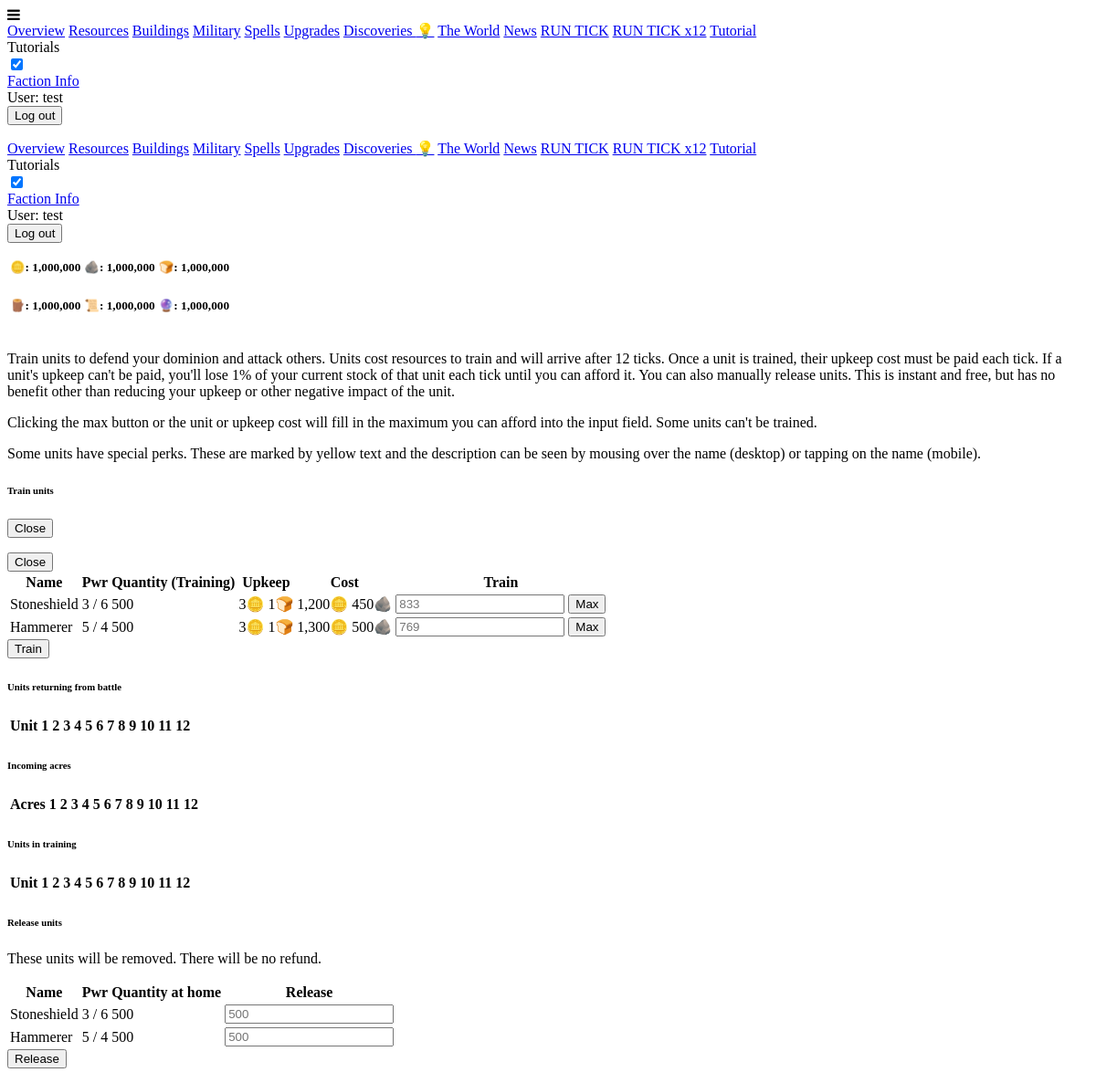
The app's page /military (signed in) with its own data.
### maingame/models.py (models this page shows, shortened)
class Player(models.Model):
    associated_user = models.OneToOneField(User, on_delete=models.CASCADE, null=True, blank=True, unique=True)
    name = models.CharField(max_length=50, null=True, blank=True, unique=True)
    timezone = models.CharField(max_length=50, default="UTC")
    is_starving = models.BooleanField(default=False)
    has_unread_events = models.BooleanField(default=False)
    protection_ticks_remaining = models.IntegerField(default=72)
    complacency = models.IntegerField(default=0)
    has_tick_units = models.BooleanField(default=False)
    show_tutorials = models.BooleanField(default=True)
    acres = models.IntegerField(default=100)
    incoming_acres_dict = models.JSONField(default=dict, blank=True)
    primary_resource_name = models.CharField(max_length=50, null=True, blank=True)
    primary_resource_per_acre = models.IntegerField(default=0)
    building_primary_resource_name = models.CharField(max_length=50, null=True, blank=True)
    building_secondary_resource_name = models.CharField(max_length=50, null=True, blank=True)
    building_primary_cost_per_acre = models.IntegerField(default=100)
    building_secondary_cost_per_acre = models.IntegerField(default=10)
    upgrade_cost = models.IntegerField(default=300)
    upgrade_exponent = models.FloatField(default=1.03, null=True, blank=True)
    perk_dict = models.JSONField(default=dict, blank=True)
    faction_name = models.CharField(max_length=50, null=True, blank=True)
    discovery_points = models.IntegerField(default=0)
    available_discoveries = models.JSONField(default=list, blank=True)
    learned_discoveries = models.JSONField(default=list, blank=True)
    @property
    def barren_acres(self):
        barren_acres = self.acres
        for building in Building.objects.filter(ruler=self):
            barren_acres -= building.quantity
        return barren_acres
    @property
    def incoming_acres(self):
        total = 0
        for key, value in self.incoming_acres_dict.items():
            total += value
        return total
    @property
    def header_rows(self):
        iterator = -1
        row_number = 0
        header_rows = {}
        for resource in Resource.objects.filter(ruler=self):
            iterator += 1
            if iterator % math.ceil(Resource.objects.filter(ruler=self).count() / 2) == 0:
                row_number += 1
                header_rows[str(row_number)] = []
            readout = f"{resource.icon}: {int(resource.quantity):,}"
            tooltip = resource.name
            header_rows[str(row_number)].append({
                "readout": readout,
                "tooltip": tooltip
            })
        return header_rows
    @property
    def sorted_units(self):
        sorted_list = list(Unit.objects.filter(ruler=self))
        def op_dp_ratio(unit: Unit):
            if unit.dp == 0:
                return 99999999
            else:
                return unit.op / unit.dp
        sorted_list.sort(key=op_dp_ratio)
        print(sorted_list)
        return sorted_list

class Unit(models.Model):
    ruler = models.ForeignKey(Player, on_delete=models.PROTECT, null=True, blank=True)
    name = models.CharField(max_length=50, null=True, blank=True)
    dp = models.IntegerField(default=0)
    op = models.IntegerField(default=0)
    is_trainable = models.BooleanField(default=True)
    cost_dict = models.JSONField(default=dict, blank=True)
    upkeep_dict = models.JSONField(default=dict, blank=True)
    training_dict = models.JSONField(default=dict, blank=True)
    returning_dict = models.JSONField(default=dict, blank=True)
    quantity_at_home = models.IntegerField(default=0)
    perk_dict = models.JSONField(default=dict, blank=True)
    faction = models.ForeignKey(Faction, on_delete=models.PROTECT, null=True, blank=True)
    def __str__(self):
        base_name = f"{self.name} ({self.op}/{self.dp}) -- {self.id}"
        if self.ruler:
            return f"{self.ruler.name}'s {base_name}"
        return f"🟩Base --- {base_name}"
    @property
    def quantity_trained_and_alive(self):
        return self.quantity_at_home + self.quantity_returning
    @property
    def max_affordable(self):
        if not self.ruler:
            return 0
        max_affordable = 9999999999999
        for resource_name, amount in self.cost_dict.items():
            resource = Resource.objects.get(ruler=self.ruler, icon=resource_name)
            if resource.quantity > 0:
                max_affordable = min(max_affordable, math.floor(resource.quantity/amount))
            else:
                max_affordable = 0
        return max_affordable
    @property
    def perk_text(self):
        perk_text = ""
        if "surplus_research_consumed_to_add_one_op_and_dp" in self.perk_dict:
            perk_text += f"Consumes 10% of your surplus research points each tick to gain 1 OP and DP per {self.perk_dict['surplus_research_consumed_to_add_one_op_and_dp']} consumed. "
        if "random_grudge_book_pages_per_tick" in self.perk_dict:
            pages_per_tick = self.perk_dict["random_grudge_book_pages_per_tick"]
            perk_text += f"Adds {pages_per_tick} pages to an existing grudge in your book of grudges each tick. "
        if "always_dies_on_offense" in self.perk_dict:
            perk_text += "Always dies when sent on an invasion. "
        return perk_text
    @property
    def has_perks(self):
        return self.perk_dict != {}
    @property
    def quantity_in_training(self):
        total = 0
        for key, value in self.training_dict.items():
            total += value
        return total
    @property
    def quantity_returning(self):
        total = 0
        for key, value in self.returning_dict.items():
            total += value
        return total

class Resource(models.Model):
    name = models.CharField(max_length=50, null=True, blank=True)
    icon = models.CharField(max_length=50, null=True, blank=True)
    ruler = models.ForeignKey(Player, on_delete=models.PROTECT, null=True, blank=True)
    quantity = models.IntegerField(default=0)

### maingame/views.py (the view)
# urls.py: path("military", views.military, name="military"),
@login_required
def military(request):
    try:
        player = Player.objects.get(associated_user=request.user)
    except:
        return redirect("register")
    print("sorted units")
    print(player.sorted_units)
    context = {
        "units": player.sorted_units
    }
    return render(request, "maingame/military.html", context)

### maingame/templates/maingame/military.html (shortened to what this page needs)
{% extends "base.html" %}
{% load extra_tags %}
{% load humanize %}
{% block content %}
<form action="{% url 'submit_training' %}" method="post" class="max-w-md">
    {% if active_player.show_tutorials %}
    <p>
        Train units to defend your dominion and attack others. Units cost resources to train and will arrive after 12 ticks. Once a unit is trained,
        their upkeep cost must be paid each tick. If a unit's upkeep can't be paid, you'll lose 1% of your current stock of that unit each tick until you can
        afford it. You can also manually release units. This is instant and free, but has no benefit other than reducing your upkeep or other negative impact
        of the unit.
    </p>
    <p>Clicking the max button or the unit or upkeep cost will fill in the maximum you can afford into the input field. Some units can't be trained.</p>
    <p>
        Some units have special perks. These are marked by yellow text and the description can be seen by mousing over the name (desktop)
        or tapping on the name (mobile).
    </p>
    {% endif %}
    <div class="w-100p u-center">
        <h6>Train units</h6>
    </div>
    <table class="table striped">
        <thead>
            <tr>
                <th>Name</th>
                <th>Pwr</th>
                <th>Quantity (Training)</th>
                <th>Upkeep</th>
                <th class="w-16">Cost</th>
                <th class="">Train</th>
            </tr>
        </thead>
        <tbody>
            {% for unit in units %}
            <div class="modal bg-gray-900 w-32 h-24 u-center u-align-middle my-auto" id="test-modal">
                <div class="modal-header u-flex u-flex-column u-justify-space-between">
                    <a href="#anchor-to-background" aria-label="Close">
                        <button class="btn-light w-16 h-6 p-0 u-center" type="submit">
                            <span class="font-bold">Close</span>
                        </button>
                    </a>
                </div>
            </div>
            <tr>
                {% include "maingame/unit_name_row.html" %}
                <td class="u-align-middle">{{ unit.op|intcomma }} / {{ unit.dp|intcomma }}</td>
                <td class="u-align-middle">
                    {{ unit.quantity_trained_and_alive|intcomma }}
                </td>
                <td class="u-align-middle" onclick="trainMax('{{ unit.id }}', '{{ unit.max_affordable }}')">
                    <div class="u-flex u-flex-column">
                        {% for resource, amount in unit.upkeep_dict.items %}
                        <span>{{ amount|intcomma }}{{ resource }}</span>
                        {% endfor %}
                    </div>
                </td>
                <td class="u-align-middle" onclick="trainMax('{{ unit.id }}', '{{ unit.max_affordable }}')">
                    <div class="u-flex u-flex-column">
                        {% for resource, amount in unit.cost_dict.items %}
                        <span>{{ amount|intcomma }}{{ resource }}</span>
                        {% endfor %}
                    </div>
                </td>
                <td class="u-align-middle">
                    <div class="u-flex-md u-flex-row-md">
                        {% if unit.is_trainable %}
                        <input
                            name="train_{{ unit.id }}"
                            id="train_{{ unit.id }}"
                            placeholder="{{ unit.max_affordable }}"
                            type="number"
                            max="{{ unit.max_affordable }}"
                            class="w-12 w-16-md ml-auto-md mr-2-md"
                        >
                        <button type="button" class="btn-light my-auto u-none u-block-md mr-auto-md" onclick="trainMax('{{ unit.id }}', '{{ unit.max_affordable }}')">
                            Max
                        </button>
                        {% endif %}
                    </div>
                </td>
            </tr>
            {% endfor %}
        </tbody>
    </table>
    <button class="btn-light mt-1 w-16 h-6 p-0 u-center" type="submit">
        <span class="font-bold">Train</span>
    </button>
</form>
<div class="mt-8 u-flex u-flex-column max-w-md card bg-gray-900 p-1">
    <div class="">
        <h6 class="u-center text-light">Units returning from battle</h6>
    </div>
    <div class="u-overflow-x-scroll u-overflow-x-hidden-md">
        <table class="table striped">
            <thead>
                <tr>
                    <th>Unit</th>
                    <th>1</th>
                    <th>2</th>
                    <th>3</th>
                    <th>4</th>
                    <th>5</th>
                    <th>6</th>
                    <th>7</th>
                    <th>8</th>
                    <th>9</th>
                    <th>10</th>
                    <th>11</th>
                    <th>12</th>
                </tr>
            </thead>
        </table>
    </div>
</div>
<div class="mt-4 u-flex u-flex-column max-w-md card bg-gray-900 p-1">
    <div>
        <h6 class="u-center text-light">Incoming acres</h6>
    </div>
    <div class="u-overflow-x-scroll u-overflow-x-hidden-md">
        <table class="table striped">
            <thead>
                <tr>
                    <th>Acres</th>
                    <th>1</th>
                    <th>2</th>
                    <th>3</th>
                    <th>4</th>
                    <th>5</th>
                    <th>6</th>
                    <th>7</th>
                    <th>8</th>
                    <th>9</th>
                    <th>10</th>
                    <th>11</th>
                    <th>12</th>
                </tr>
            </thead>
        </table>
    </div>
</div>
<div class="mt-4 u-flex u-flex-column max-w-md card bg-gray-900 p-1">
    <div>
        <h6 class="u-center text-light">Units in training</h6>
    </div>
    <div class="u-overflow-x-scroll u-overflow-x-hidden-md">
        <table class="table striped">
            <thead>
                <tr>
                    <th>Unit</th>
                    <th>1</th>
                    <th>2</th>
                    <th>3</th>
                    <th>4</th>
                    <th>5</th>
                    <th>6</th>
                    <th>7</th>
                    <th>8</th>
                    <th>9</th>
                    <th>10</th>
                    <th>11</th>
                    <th>12</th>
                </tr>
            </thead>
        </table>
    </div>
</div>
<form action="{% url 'submit_release' %}" method="post" class="max-w-md card bg-red-900 p-1 mt-8">
    <div class="w-100p u-center u-flex u-flex-column">
        <h6>Release units</h6>
        <p>These units will be removed. There will be no refund.</p>
    </div>
    <table class="table striped">
        <thead>
            <tr>
                <th>Name</th>
                <th>Pwr</th>
                <th>Quantity at home</th>
                <th class="w-16">Release</th>
            </tr>
        </thead>
        <tbody>
            {% for unit in units %}
            <tr>
                {% include "maingame/unit_name_row.html" %}
                <td class="u-align-middle">{{ unit.op|intcomma }} / {{ unit.dp|intcomma }}</td>
                <td class="u-align-middle">
                    {{ unit.quantity_at_home|intcomma }}
                </td>
                <td class="u-align-middle u-flex-md u-flex-row-md">
                    <input
                        name="release_{{ unit.id }}"
                        id="release_{{ unit.id }}"
                        placeholder="{{ unit.quantity_at_home }}"
                        type="number"
                        max="{{ unit.quantity_at_home }}"
                        class="w-12 w-16-md ml-auto-md mr-2-md"
                    >
                </td>
            </tr>
            {% endfor %}
        </tbody>
    </table>
    <button class="btn-light mt-1 w-16 h-6 p-0 u-center" type="submit">
        <span class="font-bold">Release</span>
    </button>
</form>
{% endblock %}

### templates/sidebar_links.html (shortened to what this page needs)
{% if active_player %}
<a href="{% url 'overview' active_player.id %}" class="text-light">Overview</a>
<a href="{% url 'resources' %}" class="text-light">Resources</a>
<a href="{% url 'buildings' %}" class="text-light">Buildings{% if active_player.barren_acres > 0 %} ⚠️{% endif %}</a>
<a href="{% url 'military' %}" class="text-light">Military</a>
<a href="{% url 'spells' %}" class="text-light">Spells</a>
<a href="{% url 'upgrades' %}" class="text-light">Upgrades</a>
<a href="{% url 'discoveries' %}" class="text-light">Discoveries{% if active_player.discovery_points >= 50 %} 💡{% endif %}</a>
<a href="{% url 'world' %}" class="text-light">The World</a>
<a href="{% url 'news' %}" class="text-light">News{% if active_player.has_unread_events > 0 %} ⚠️{% endif %}</a>
<a href="{% url 'run_tick_view' 1 %}" class="text-light mt-12">RUN TICK</a>
<a href="{% url 'run_tick_view' 12 %}" class="text-light">RUN TICK x12</a>
{% if active_player.show_tutorials %}
<a href="{% url 'tutorial' %}" class="text-light">Tutorial</a>
{% endif %}
<div class="form-ext-control pl-0">
    <label class="form-ext-toggle__label u-flex u-flex-row u-gap-2" onclick="location.href = '/toggle_tutorials'">
        <span>Tutorials</span>
        <div class="form-ext-toggle">
            <input name="toggleCheckbox" type="checkbox" class="form-ext-input" {% if active_player.show_tutorials %}checked{% endif %} />
        </div>
    </label>
</div>
{% endif %}
<a href="{% url 'faction_info' %}" class="text-light">Faction Info</a>
<form action="{% url 'logout' %}" method="post" class="mt-8">
    <div class="u-flex u-flex-column u-gap-0">
        <span class="text-xs my-0">User: {{ user.username }}</span>
    </div>
    <button type="submit" class="px-1 py-0 w-12 h-4">
        <span class="font-bold">Log out</span>
    </button>
</form>

### maingame/templates/maingame/unit_name_row.html (shortened to what this page needs)
<td class="u-align-middle {% if unit.has_perks %}text-yellow-200{% endif %}" {% if unit.has_perks %}data-tooltip="{{ unit.perk_text }}"{% endif %}>
    {{ unit.name|title }}
</td>

### records on screen
Player: show_tutorials "☑ ☑"
Unit: name "Stoneshield", op "3", dp "6", quantity_trained_and_alive "500", upkeep_dict "3" "1", upkeep_dict "🪙" "🍞", cost_dict "1,200" "450", cost_dict "🪙" "🪨", max_affordable "833", quantity_at_home "500"
Unit: name "Hammerer", op "5", dp "4", quantity_trained_and_alive "500", upkeep_dict "3" "1", upkeep_dict "🪙" "🍞", cost_dict "1,300" "500", cost_dict "🪙" "🪨", max_affordable "769", quantity_at_home "500"

### other values on screen
{{ user.username }} "test test"
{{ resource_readout.readout }} "🪙: 1,000,000" "🪨: 1,000,000" "🍞: 1,000,000" "🪵: 1,000,000" "📜: 1,000,000" "🔮: 1,000,000"
